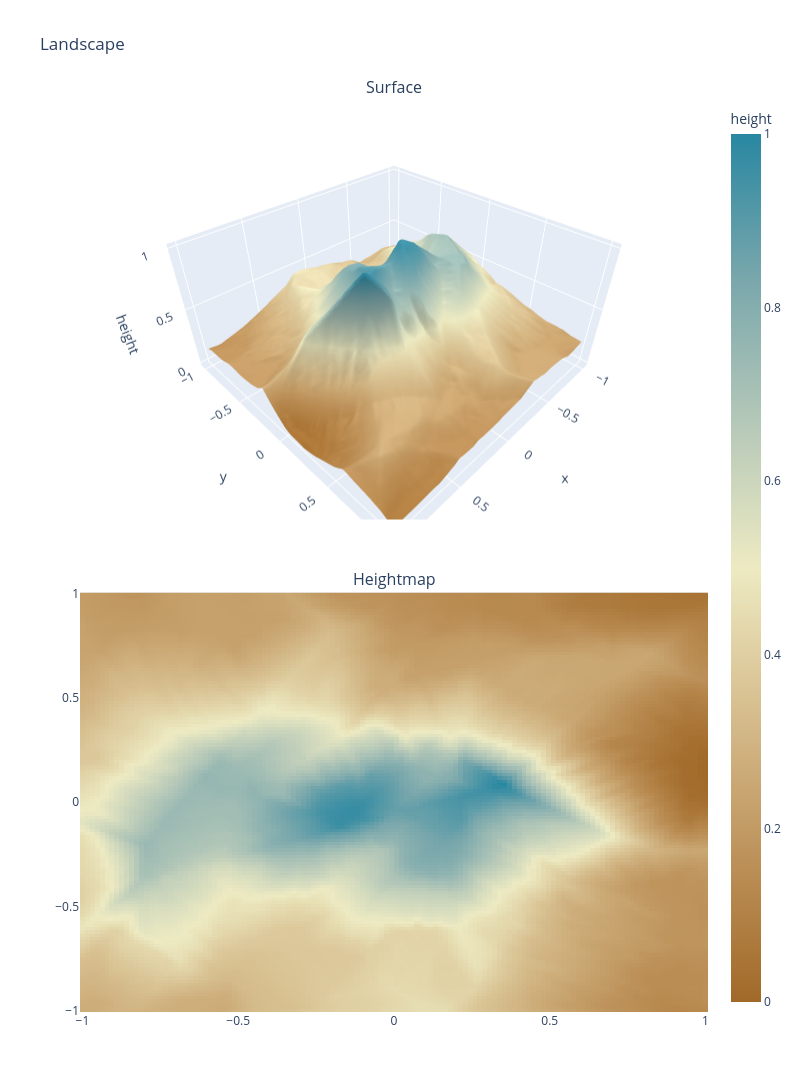

The notebook cell this image was saved under:
### Code cell
import numba as nb


@nb.njit
def sample_height_and_gradient(heightmap, x_pos, y_pos):
    x0 = int(x_pos)
    y0 = int(y_pos)
    x1 = x0 + 1
    y1 = y0 + 1

    sx = x_pos - x0
    sy = y_pos - y0

    h00 = heightmap[y0, x0]
    h10 = heightmap[y0, x1]
    h01 = heightmap[y1, x0]
    h11 = heightmap[y1, x1]

    h0 = h00 * (1.0 - sx) + h10 * sx
    h1 = h01 * (1.0 - sx) + h11 * sx
    h = h0 * (1.0 - sy) + h1 * sy

    grad_x = (h10 - h00) * (1.0 - sy) + (h11 - h01) * sy
    grad_y = (h01 - h00) * (1.0 - sx) + (h11 - h10) * sx
    return h, grad_x, grad_y


@nb.njit
def deposit_bilinear(heightmap, x_pos, y_pos, amount):
    x0 = int(x_pos)
    y0 = int(y_pos)
    x1 = x0 + 1
    y1 = y0 + 1

    sx = x_pos - x0
    sy = y_pos - y0

    w00 = (1.0 - sx) * (1.0 - sy)
    w10 = sx * (1.0 - sy)
    w01 = (1.0 - sx) * sy
    w11 = sx * sy

    heightmap[y0, x0] += amount * w00
    heightmap[y0, x1] += amount * w10
    heightmap[y1, x0] += amount * w01
    heightmap[y1, x1] += amount * w11


@nb.njit
def erode_with_brush(heightmap, x_pos, y_pos, amount, radius):
    center_x = int(x_pos)
    center_y = int(y_pos)
    h = heightmap.shape[0]
    w = heightmap.shape[1]

    total_weight = 0.0
    for oy in range(-radius, radius + 1):
        for ox in range(-radius, radius + 1):
            xi = center_x + ox
            yi = center_y + oy
            if xi <= 0 or xi >= w - 1 or yi <= 0 or yi >= h - 1:
                continue
            dist = (ox * ox + oy * oy) ** 0.5
            if dist > radius:
                continue
            total_weight += radius + 1.0 - dist

    if total_weight <= 0.0:
        return 0.0

    removed = 0.0
    for oy in range(-radius, radius + 1):
        for ox in range(-radius, radius + 1):
            xi = center_x + ox
            yi = center_y + oy
            if xi <= 0 or xi >= w - 1 or yi <= 0 or yi >= h - 1:
                continue
            dist = (ox * ox + oy * oy) ** 0.5
            if dist > radius:
                continue

            weight = radius + 1.0 - dist
            share = amount * (weight / total_weight)

            local_floor = 1e18
            for ny in range(yi - 1, yi + 2):
                for nx in range(xi - 1, xi + 2):
                    if ny == yi and nx == xi:
                        continue
                    v = heightmap[ny, nx]
                    if v < local_floor:
                        local_floor = v

            max_remove = heightmap[yi, xi] - local_floor
            if max_remove < 0.0:
                max_remove = 0.0

            delta = share
            if delta > max_remove:
                delta = max_remove

            heightmap[yi, xi] -= delta
            removed += delta

    return removed


@nb.njit
def diffuse_step(heightmap, alpha):
    src = heightmap.copy()
    h = heightmap.shape[0]
    w = heightmap.shape[1]

    for yi in range(1, h - 1):
        for xi in range(1, w - 1):
            lap = (
                src[yi - 1, xi]
                + src[yi + 1, xi]
                + src[yi, xi - 1]
                + src[yi, xi + 1]
                - 4.0 * src[yi, xi]
            )
            heightmap[yi, xi] = src[yi, xi] + alpha * lap


@nb.njit
def hydraulic_erosion_numba(
    heightmap,
    start_x,
    start_y,
    max_steps,
    inertia,
    capacity,
    min_slope,
    deposition,
    erosion,
    evaporation,
    gravity,
    max_deposit_step,
    max_erode_step,
    brush_radius,
    diffuse_every,
    diffuse_alpha,
):
    hm = heightmap.copy()
    h = hm.shape[0]
    w = hm.shape[1]
    iterations = start_x.shape[0]

    for drop_idx in range(iterations):
        x_pos = start_x[drop_idx]
        y_pos = start_y[drop_idx]

        dir_x = 0.0
        dir_y = 0.0
        speed = 1.0
        water = 1.0
        sediment = 0.0

        for _ in range(max_steps):
            if x_pos < 1.0 or x_pos >= w - 2.0 or y_pos < 1.0 or y_pos >= h - 2.0:
                break

            h_now, grad_x, grad_y = sample_height_and_gradient(hm, x_pos, y_pos)

            dir_x = dir_x * inertia - grad_x * (1.0 - inertia)
            dir_y = dir_y * inertia - grad_y * (1.0 - inertia)

            norm = (dir_x * dir_x + dir_y * dir_y) ** 0.5
            if norm < 1e-12:
                break

            dir_x /= norm
            dir_y /= norm

            new_x = x_pos + dir_x
            new_y = y_pos + dir_y
            if new_x < 1.0 or new_x >= w - 2.0 or new_y < 1.0 or new_y >= h - 2.0:
                break

            h_new, _, _ = sample_height_and_gradient(hm, new_x, new_y)
            delta_h = h_new - h_now

            slope = -delta_h
            if slope < min_slope:
                slope = min_slope
            sediment_capacity = slope * speed * water * capacity

            if delta_h > 0.0 or sediment > sediment_capacity:
                target = (
                    delta_h
                    if delta_h > 0.0
                    else (sediment - sediment_capacity) * deposition
                )
                deposit_amount = sediment
                if target < deposit_amount:
                    deposit_amount = target
                if max_deposit_step < deposit_amount:
                    deposit_amount = max_deposit_step

                if deposit_amount > 0.0:
                    deposit_bilinear(hm, x_pos, y_pos, deposit_amount)
                    sediment -= deposit_amount
            else:
                erode_amount = (sediment_capacity - sediment) * erosion
                downhill_limit = -delta_h
                if downhill_limit < erode_amount:
                    erode_amount = downhill_limit
                if max_erode_step < erode_amount:
                    erode_amount = max_erode_step

                if erode_amount > 0.0:
                    lifted = erode_with_brush(
                        hm, x_pos, y_pos, erode_amount, brush_radius
                    )
                    sediment += lifted

            speed_sq = speed * speed + (-delta_h) * gravity
            if speed_sq < 0.05:
                speed_sq = 0.05
            speed = speed_sq**0.5
            if speed > 3.0:
                speed = 3.0

            water *= 1.0 - evaporation
            x_pos = new_x
            y_pos = new_y

            if water < 0.02:
                break

        if diffuse_every > 0 and ((drop_idx + 1) % diffuse_every == 0):
            diffuse_step(hm, diffuse_alpha)

    return hm


def hydraulic_erosion(
    heightmap,
    iterations=25000,
    max_steps=45,
    inertia=0.15,
    capacity=1.6,
    min_slope=0.01,
    deposition=0.08,
    erosion=0.05,
    evaporation=0.03,
    gravity=4.0,
    max_deposit_step=0.025,
    max_erode_step=0.012,
    brush_radius=1,
    diffuse_every=6000,
    diffuse_alpha=0.01,
    seed=None,
):
    rng = np.random.default_rng(seed)
    h, w = heightmap.shape
    start_x = rng.uniform(1.0, w - 2.0, size=iterations).astype(np.float64)
    start_y = rng.uniform(1.0, h - 2.0, size=iterations).astype(np.float64)

    hm64 = np.asarray(heightmap, dtype=np.float64)
    eroded = hydraulic_erosion_numba(
        hm64,
        start_x,
        start_y,
        max_steps,
        inertia,
        capacity,
        min_slope,
        deposition,
        erosion,
        evaporation,
        gravity,
        max_deposit_step,
        max_erode_step,
        int(brush_radius),
        int(diffuse_every),
        diffuse_alpha,
    )
    return eroded.astype(heightmap.dtype, copy=False)


norm_eroded_height = minmax_norm(hydraulic_erosion(norm_height))
plot_landscape(x, y, xx, yy, norm_eroded_height)

### Figure 1 — Plotly figure (JSON) as saved in the notebook; plotly's stock layout.template omitted (floating-point values rounded to 4 significant figures; data arrays with more than 128 entries replaced by an {"elided": "..."} marker saying what was removed)
{"data": [{"colorscale": [[0, "rgb(161, 105, 40)"], [0.1667, "rgb(189, 146, 90)"], [0.3333, "rgb(214, 189, 141)"], [0.5, "rgb(237, 234, 194)"], [0.6667, "rgb(181, 200, 184)"], [0.8333, "rgb(121, 167, 172)"], [1, "rgb(40, 135, 161)"]], "scene": "scene", "showscale": false, "type": "surface", "x": {"elided": "128x128 float values"}, "y": {"elided": "128x128 float values"}, "z": {"elided": "128x128 float values"}}, {"colorbar": {"title": {"text": "height"}}, "colorscale": [[0, "rgb(161, 105, 40)"], [0.1667, "rgb(189, 146, 90)"], [0.3333, "rgb(214, 189, 141)"], [0.5, "rgb(237, 234, 194)"], [0.6667, "rgb(181, 200, 184)"], [0.8333, "rgb(121, 167, 172)"], [1, "rgb(40, 135, 161)"]], "type": "heatmap", "x": [-1.0, -0.9843, -0.9685, -0.9528, -0.937, -0.9213, -0.9055, -0.8898, -0.874, -0.8583, -0.8425, -0.8268, -0.811, -0.7953, -0.7795, -0.7638, -0.748, -0.7323, -0.7165, -0.7008, -0.685, -0.6693, -0.6535, -0.6378, -0.622, -0.6063, -0.5906, -0.5748, -0.5591, -0.5433, -0.5276, -0.5118, -0.4961, -0.4803, -0.4646, -0.4488, -0.4331, -0.4173, -0.4016, -0.3858, -0.3701, -0.3543, -0.3386, -0.3228, -0.3071, -0.2913, -0.2756, -0.2598, -0.2441, -0.2283, -0.2126, -0.1969, -0.1811, -0.1654, -0.1496, -0.1339, -0.1181, -0.1024, -0.08661, -0.07087, -0.05512, -0.03937, -0.02362, -0.007874, 0.007874, 0.02362, 0.03937, 0.05512, 0.07087, 0.08661, 0.1024, 0.1181, 0.1339, 0.1496, 0.1654, 0.1811, 0.1969, 0.2126, 0.2283, 0.2441, 0.2598, 0.2756, 0.2913, 0.3071, 0.3228, 0.3386, 0.3543, 0.3701, 0.3858, 0.4016, 0.4173, 0.4331, 0.4488, 0.4646, 0.4803, 0.4961, 0.5118, 0.5276, 0.5433, 0.5591, 0.5748, 0.5906, 0.6063, 0.622, 0.6378, 0.6535, 0.6693, 0.685, 0.7008, 0.7165, 0.7323, 0.748, 0.7638, 0.7795, 0.7953, 0.811, 0.8268, 0.8425, 0.8583, 0.874, 0.8898, 0.9055, 0.9213, 0.937, 0.9528, 0.9685, 0.9843, 1.0], "xaxis": "x", "y": [-1.0, -0.9843, -0.9685, -0.9528, -0.937, -0.9213, -0.9055, -0.8898, -0.874, -0.8583, -0.8425, -0.8268, -0.811, -0.7953, -0.7795, -0.7638, -0.748, -0.7323, -0.7165, -0.7008, -0.685, -0.6693, -0.6535, -0.6378, -0.622, -0.6063, -0.5906, -0.5748, -0.5591, -0.5433, -0.5276, -0.5118, -0.4961, -0.4803, -0.4646, -0.4488, -0.4331, -0.4173, -0.4016, -0.3858, -0.3701, -0.3543, -0.3386, -0.3228, -0.3071, -0.2913, -0.2756, -0.2598, -0.2441, -0.2283, -0.2126, -0.1969, -0.1811, -0.1654, -0.1496, -0.1339, -0.1181, -0.1024, -0.08661, -0.07087, -0.05512, -0.03937, -0.02362, -0.007874, 0.007874, 0.02362, 0.03937, 0.05512, 0.07087, 0.08661, 0.1024, 0.1181, 0.1339, 0.1496, 0.1654, 0.1811, 0.1969, 0.2126, 0.2283, 0.2441, 0.2598, 0.2756, 0.2913, 0.3071, 0.3228, 0.3386, 0.3543, 0.3701, 0.3858, 0.4016, 0.4173, 0.4331, 0.4488, 0.4646, 0.4803, 0.4961, 0.5118, 0.5276, 0.5433, 0.5591, 0.5748, 0.5906, 0.6063, 0.622, 0.6378, 0.6535, 0.6693, 0.685, 0.7008, 0.7165, 0.7323, 0.748, 0.7638, 0.7795, 0.7953, 0.811, 0.8268, 0.8425, 0.8583, 0.874, 0.8898, 0.9055, 0.9213, 0.937, 0.9528, 0.9685, 0.9843, 1.0], "yaxis": "y", "z": {"elided": "128x128 float values"}}], "layout": {"annotations": [{"font": {"size": 16}, "showarrow": false, "text": "Surface", "x": 0.5, "xanchor": "center", "xref": "paper", "y": 1, "yanchor": "bottom", "yref": "paper"}, {"font": {"size": 16}, "showarrow": false, "text": "Heightmap", "x": 0.5, "xanchor": "center", "xref": "paper", "y": 0.46, "yanchor": "bottom", "yref": "paper"}], "height": 1300, "scene": {"domain": {"x": [0, 1], "y": [0.54, 1]}, "xaxis": {"title": {"text": "x"}}, "yaxis": {"title": {"text": "y"}}, "zaxis": {"title": {"text": "height"}}}, "title": {"text": "Landscape"}, "width": 800, "xaxis": {"anchor": "y", "domain": [0, 1]}, "yaxis": {"anchor": "x", "domain": [0, 0.46]}}}
